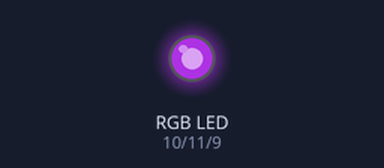
Recording of a sketch running on a simulated Arduino Uno, built with avr-gcc and run on an emulated ATmega328P. Shown: an RGB LED mixed from three pins (HIGH = lit). Dim RGB values are drawn brighter than linear; random numbers use the default seed unless the sketch sets one; what the sketch prints to the serial monitor is not drawn.

Above: at 0.15 s.
At 2.79 s:
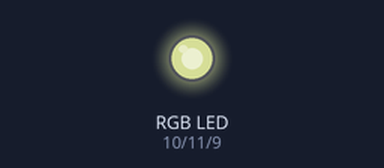
At 8.24 s:
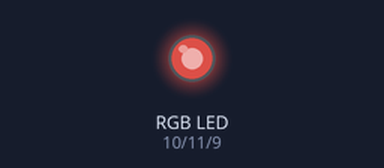
At 17.41 s:
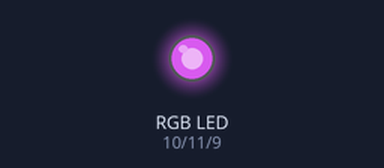
At 25.72 s:
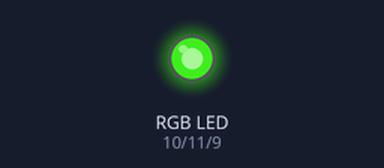
At 34.67 s:
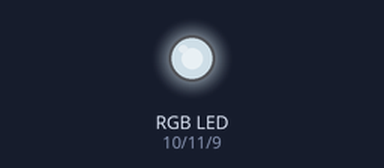
Timing chart, 0 to 34.6 s (numbered marks = the images above):
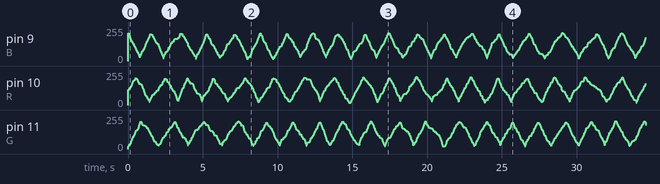

The sketch:

RGB2.ino
```cpp
#define B 9   //задаємо піни до яких підєднано світлодіод
#define R 10
#define G 11


void setup() {
  Serial.begin(9600); //це для відладки
  pinMode(R,OUTPUT);//настраюємо порти на вихід
  pinMode(G,OUTPUT);
  pinMode(B,OUTPUT);

}
int r1=0;
int b1=0;//можна сказати, що це швидкість з якою будуть змінюватися кольори
int g1=0;

bool lr=1;
bool lg=1;
bool lb=1;
int c=5;

int r=100;
int g=5;    //ці змінні задають початковий стан світлодіода
int b=200;

void loop()

{
 if(lb){ b1=random(0, c);};
 if(lb!=1){ b1=-random(0, c);};
 if(lr) { r1=random(0, c);};
 if(lr!=1){ r1=-random(0, c);};  //швидкість зміни яскравості світлодіода беремо випадкову,
 if(lg) { g1=random(0, c);};
 if(lg!=1){g1=-random(0, c);};


 for (int i=0;i<4;i++){
 b=b+b1;
 r=r+r1;
 g=g+g1;
 analogWrite(B,b);
 analogWrite(R,r); //вмикаємо світлодіоди
 analogWrite(G,g);
 delay(10);
 Serial.println(r);//це для відладки

  if (b>=200){lb=0;};
  if (b<=30){lb=1;};
  if (r>=200){lr=0;};
  if (r<=30){lr=1;};    //ця конструкція відповідає за те, щоб яскравість світлодіодів не вийщла за межі дозволеного
   if (g>=200){lg=0;};  //межі взагалі то становлять від 0 до 255, але программа все одно виходила за межі, бо вихід за межі перевіряється лише
  if (g<=30){lg=1;};     // після виконання циклу for, тому я виставив межі від 30 до 200.
}

}
```
